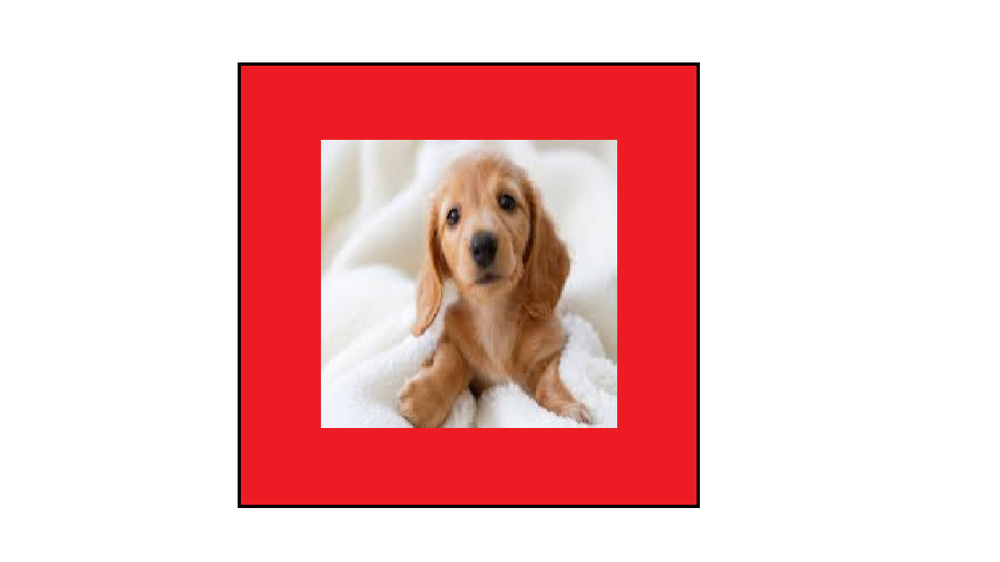
#> input picture 발표자료/test.png, 1000 x 562 px, shrunk from 1536 x 864 before the run, given in place of the camera
$ python test1.py
#> lines starting #> are read from the running program, lines starting #| are printed output that depends on the picture; after the words box and inside, x2 and y2 are one past the last pixel; in counts of white or black regions, pixels touching at a corner belong together
import cv2
import numpy as np
cap=cv2.VideoCapture(-1)
while(cap.isOpened()):
	ret,frame=cap.read()
#> frame is the input picture: shape (562, 1000, 3); mean B, G, R 194.1, 194.5, 240.1
	frame=cv2.flip(frame,0)
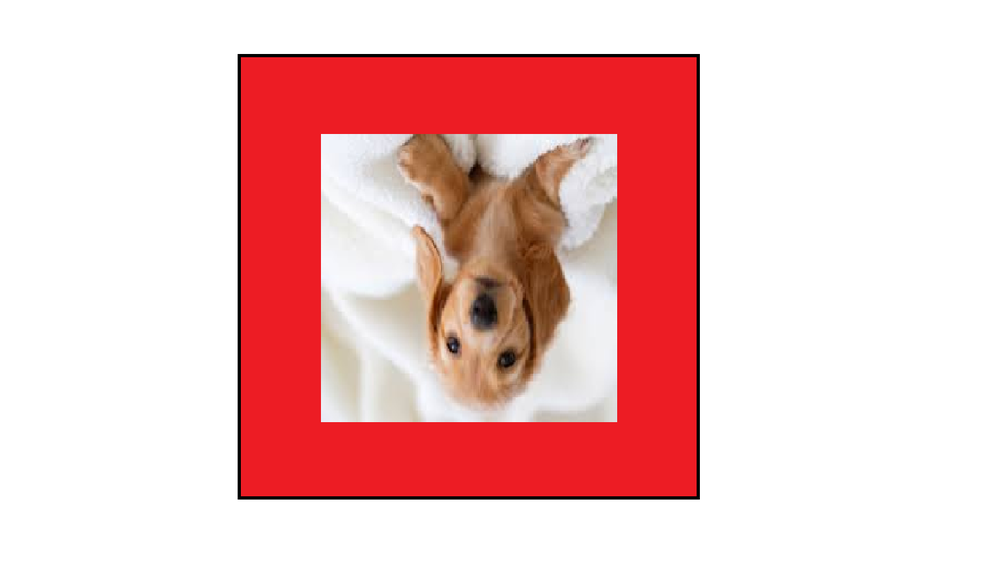
#> frame: shape (562, 1000, 3); mean B, G, R 194.1, 194.5, 240.1
	hsv=cv2.cvtColor(frame,cv2.COLOR_BGR2HSV)
#> hsv: shape (562, 1000, 3); mean H, S, V 44.1, 55.7, 240.3
	red_mask_2=cv2.inRange(hsv,(170,100,0),(180,255,255))
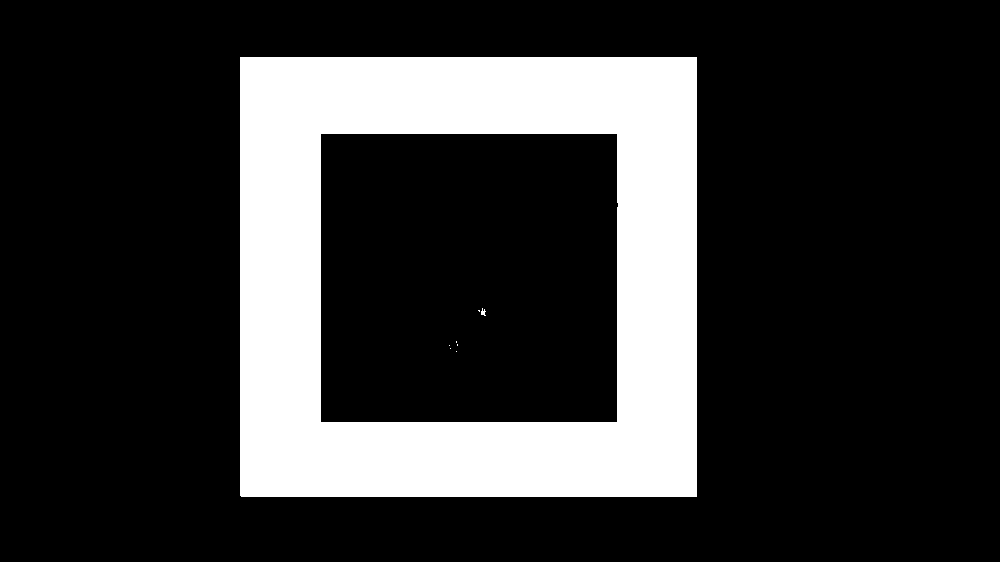
#> red_mask_2: shape (562, 1000); 20.6% white; 8 white regions (6 under 20 px), largest, box (x1, y1, x2, y2) and area: (240, 57, 697, 497) 115827, (481, 308, 486, 316) 24
	mask=red_mask_2
	res=cv2.bitwise_and(frame,frame,mask=mask)
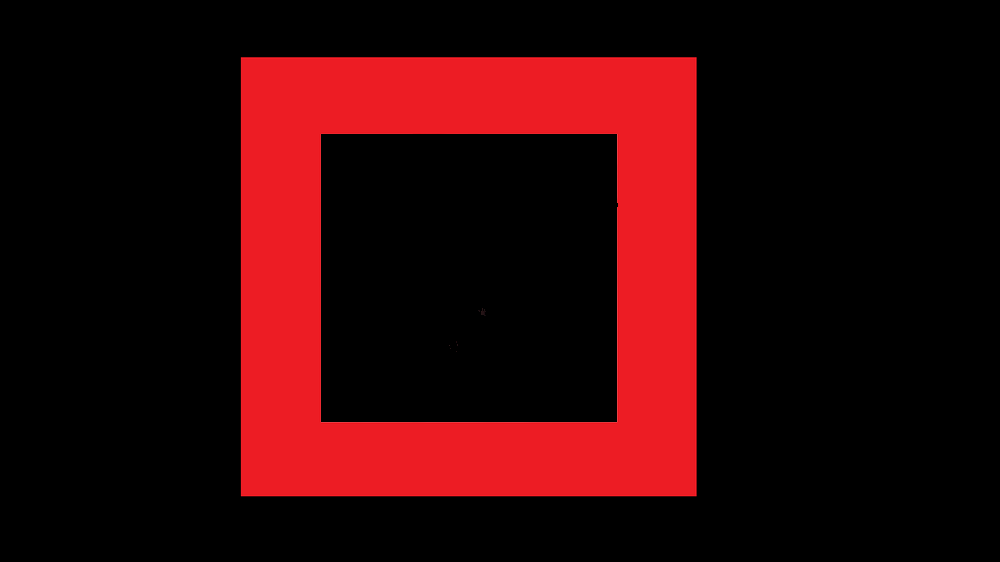
#> res: shape (562, 1000, 3); mean B, G, R 7.4, 5.8, 48.5
	if(ret):
		cv2.imshow('image',frame)
		cv2.imshow('mask',mask)
		cv2.imshow('result',res)
		k=cv2.waitKey(1)&0xFF
#> (key Esc is pressed here)
		if(k==27):
			break
cap.release()
cv2.destroyAllWindows()
